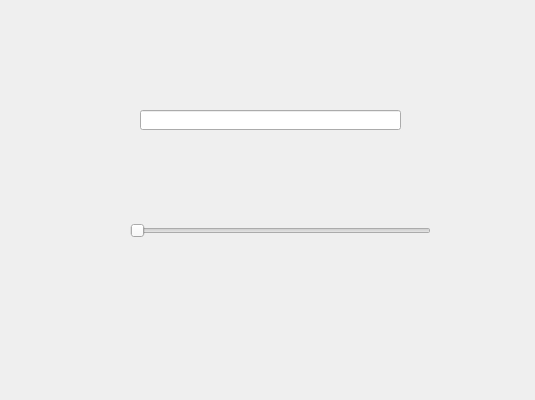
<?xml version="1.0" encoding="UTF-8"?>
<ui version="4.0">
 <class>sliderClass</class>
 <widget class="QWidget" name="sliderClass">
  <property name="geometry">
   <rect>
    <x>0</x>
    <y>0</y>
    <width>535</width>
    <height>400</height>
   </rect>
  </property>
  <property name="windowTitle">
   <string>slider</string>
  </property>
  <widget class="QLineEdit" name="lineEdit">
   <property name="geometry">
    <rect>
     <x>140</x>
     <y>110</y>
     <width>261</width>
     <height>20</height>
    </rect>
   </property>
  </widget>
  <widget class="QSlider" name="horizontalSlider">
   <property name="geometry">
    <rect>
     <x>130</x>
     <y>220</y>
     <width>301</width>
     <height>22</height>
    </rect>
   </property>
   <property name="orientation">
    <enum>Qt::Horizontal</enum>
   </property>
  </widget>
 </widget>
 <layoutdefault spacing="6" margin="11"/>
 <resources>
  <include location="slider.qrc"/>
 </resources>
 <connections/>
</ui>
